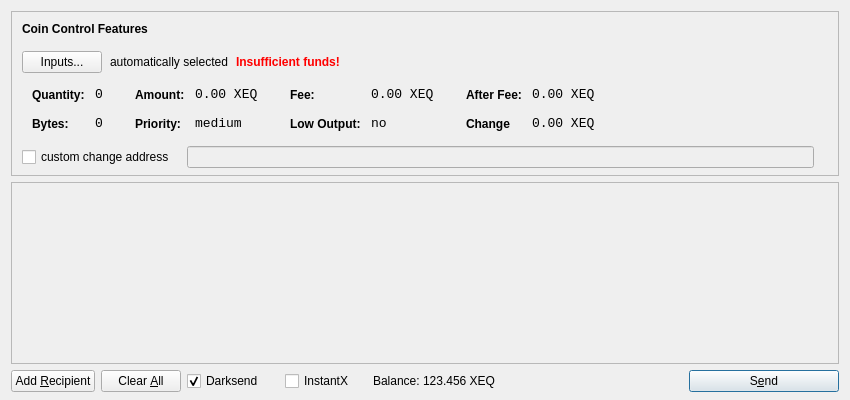
<?xml version="1.0" encoding="UTF-8"?>
<ui version="4.0">
 <class>SendCoinsDialog</class>
 <widget class="QDialog" name="SendCoinsDialog">
  <property name="geometry">
   <rect>
    <x>0</x>
    <y>0</y>
    <width>850</width>
    <height>400</height>
   </rect>
  </property>
  <property name="windowTitle">
   <string>Send Coins</string>
  </property>
  <layout class="QVBoxLayout" name="verticalLayout" stretch="0,1,0">
   <property name="bottomMargin">
    <number>8</number>
   </property>
   <item>
    <widget class="QFrame" name="frameCoinControl">
     <property name="sizePolicy">
      <sizepolicy hsizetype="Expanding" vsizetype="Expanding">
       <horstretch>0</horstretch>
       <verstretch>0</verstretch>
      </sizepolicy>
     </property>
     <property name="maximumSize">
      <size>
       <width>16777215</width>
       <height>16777215</height>
      </size>
     </property>
     <property name="frameShape">
      <enum>QFrame::StyledPanel</enum>
     </property>
     <property name="frameShadow">
      <enum>QFrame::Sunken</enum>
     </property>
     <layout class="QVBoxLayout" name="verticalLayoutCoinControl2">
      <property name="spacing">
       <number>-1</number>
      </property>
      <property name="leftMargin">
       <number>0</number>
      </property>
      <property name="topMargin">
       <number>0</number>
      </property>
      <property name="rightMargin">
       <number>0</number>
      </property>
      <property name="bottomMargin">
       <number>6</number>
      </property>
      <item>
       <layout class="QVBoxLayout" name="verticalLayoutCoinControl" stretch="0,0,0,0,1">
        <property name="spacing">
         <number>0</number>
        </property>
        <property name="leftMargin">
         <number>10</number>
        </property>
        <property name="topMargin">
         <number>10</number>
        </property>
        <item>
         <layout class="QHBoxLayout" name="horizontalLayoutCoinControl1">
          <property name="bottomMargin">
           <number>15</number>
          </property>
          <item>
           <widget class="QLabel" name="labelCoinControlFeatures">
            <property name="sizePolicy">
             <sizepolicy hsizetype="Preferred" vsizetype="Maximum">
              <horstretch>0</horstretch>
              <verstretch>0</verstretch>
             </sizepolicy>
            </property>
            <property name="font">
             <font>
              <weight>75</weight>
              <bold>true</bold>
             </font>
            </property>
            <property name="styleSheet">
             <string notr="true">font-weight:bold;</string>
            </property>
            <property name="text">
             <string>Coin Control Features</string>
            </property>
           </widget>
          </item>
         </layout>
        </item>
        <item>
         <layout class="QHBoxLayout" name="horizontalLayoutCoinControl2" stretch="0,0,0,0">
          <property name="spacing">
           <number>8</number>
          </property>
          <property name="bottomMargin">
           <number>10</number>
          </property>
          <item>
           <widget class="QPushButton" name="pushButtonCoinControl">
            <property name="styleSheet">
             <string notr="true"/>
            </property>
            <property name="text">
             <string>Inputs...</string>
            </property>
           </widget>
          </item>
          <item>
           <widget class="QLabel" name="labelCoinControlAutomaticallySelected">
            <property name="text">
             <string>automatically selected</string>
            </property>
            <property name="margin">
             <number>5</number>
            </property>
           </widget>
          </item>
          <item>
           <widget class="QLabel" name="labelCoinControlInsuffFunds">
            <property name="font">
             <font>
              <weight>75</weight>
              <bold>true</bold>
             </font>
            </property>
            <property name="styleSheet">
             <string notr="true">color:red;font-weight:bold;</string>
            </property>
            <property name="text">
             <string>Insufficient funds!</string>
            </property>
            <property name="margin">
             <number>5</number>
            </property>
           </widget>
          </item>
          <item>
           <spacer name="horizontalSpacerCoinControl">
            <property name="orientation">
             <enum>Qt::Horizontal</enum>
            </property>
            <property name="sizeHint" stdset="0">
             <size>
              <width>40</width>
              <height>1</height>
             </size>
            </property>
           </spacer>
          </item>
         </layout>
        </item>
        <item>
         <widget class="QWidget" name="widgetCoinControl" native="true">
          <property name="sizePolicy">
           <sizepolicy hsizetype="Preferred" vsizetype="Preferred">
            <horstretch>0</horstretch>
            <verstretch>0</verstretch>
           </sizepolicy>
          </property>
          <property name="minimumSize">
           <size>
            <width>0</width>
            <height>0</height>
           </size>
          </property>
          <property name="styleSheet">
           <string notr="true"/>
          </property>
          <layout class="QHBoxLayout" name="horizontalLayoutCoinControl5">
           <property name="margin">
            <number>0</number>
           </property>
           <item>
            <layout class="QHBoxLayout" name="horizontalLayoutCoinControl3" stretch="0,0,0,1">
             <property name="spacing">
              <number>20</number>
             </property>
             <property name="topMargin">
              <number>0</number>
             </property>
             <property name="bottomMargin">
              <number>10</number>
             </property>
             <item>
              <layout class="QFormLayout" name="formLayoutCoinControl1">
               <property name="horizontalSpacing">
                <number>10</number>
               </property>
               <property name="verticalSpacing">
                <number>14</number>
               </property>
               <property name="leftMargin">
                <number>10</number>
               </property>
               <property name="topMargin">
                <number>4</number>
               </property>
               <property name="rightMargin">
                <number>6</number>
               </property>
               <item row="0" column="0">
                <widget class="QLabel" name="labelCoinControlQuantityText">
                 <property name="styleSheet">
                  <string notr="true">font-weight:bold;</string>
                 </property>
                 <property name="text">
                  <string>Quantity:</string>
                 </property>
                 <property name="margin">
                  <number>0</number>
                 </property>
                </widget>
               </item>
               <item row="0" column="1">
                <widget class="QLabel" name="labelCoinControlQuantity">
                 <property name="font">
                  <font>
                   <family>Monospace</family>
                   <pointsize>10</pointsize>
                  </font>
                 </property>
                 <property name="cursor">
                  <cursorShape>IBeamCursor</cursorShape>
                 </property>
                 <property name="contextMenuPolicy">
                  <enum>Qt::ActionsContextMenu</enum>
                 </property>
                 <property name="text">
                  <string>0</string>
                 </property>
                 <property name="margin">
                  <number>0</number>
                 </property>
                 <property name="textInteractionFlags">
                  <set>Qt::LinksAccessibleByMouse|Qt::TextSelectableByKeyboard|Qt::TextSelectableByMouse</set>
                 </property>
                </widget>
               </item>
               <item row="1" column="0">
                <widget class="QLabel" name="labelCoinControlBytesText">
                 <property name="styleSheet">
                  <string notr="true">font-weight:bold;</string>
                 </property>
                 <property name="text">
                  <string>Bytes:</string>
                 </property>
                </widget>
               </item>
               <item row="1" column="1">
                <widget class="QLabel" name="labelCoinControlBytes">
                 <property name="font">
                  <font>
                   <family>Monospace</family>
                   <pointsize>10</pointsize>
                  </font>
                 </property>
                 <property name="cursor">
                  <cursorShape>IBeamCursor</cursorShape>
                 </property>
                 <property name="contextMenuPolicy">
                  <enum>Qt::ActionsContextMenu</enum>
                 </property>
                 <property name="text">
                  <string>0</string>
                 </property>
                 <property name="textInteractionFlags">
                  <set>Qt::LinksAccessibleByMouse|Qt::TextSelectableByKeyboard|Qt::TextSelectableByMouse</set>
                 </property>
                </widget>
               </item>
              </layout>
             </item>
             <item>
              <layout class="QFormLayout" name="formLayoutCoinControl2">
               <property name="horizontalSpacing">
                <number>10</number>
               </property>
               <property name="verticalSpacing">
                <number>14</number>
               </property>
               <property name="leftMargin">
                <number>6</number>
               </property>
               <property name="topMargin">
                <number>4</number>
               </property>
               <property name="rightMargin">
                <number>6</number>
               </property>
               <item row="0" column="0">
                <widget class="QLabel" name="labelCoinControlAmountText">
                 <property name="styleSheet">
                  <string notr="true">font-weight:bold;</string>
                 </property>
                 <property name="text">
                  <string>Amount:</string>
                 </property>
                 <property name="margin">
                  <number>0</number>
                 </property>
                </widget>
               </item>
               <item row="0" column="1">
                <widget class="QLabel" name="labelCoinControlAmount">
                 <property name="font">
                  <font>
                   <family>Monospace</family>
                   <pointsize>10</pointsize>
                  </font>
                 </property>
                 <property name="cursor">
                  <cursorShape>IBeamCursor</cursorShape>
                 </property>
                 <property name="contextMenuPolicy">
                  <enum>Qt::ActionsContextMenu</enum>
                 </property>
                 <property name="text">
                  <string>0.00 XEQ</string>
                 </property>
                 <property name="textInteractionFlags">
                  <set>Qt::LinksAccessibleByMouse|Qt::TextSelectableByKeyboard|Qt::TextSelectableByMouse</set>
                 </property>
                </widget>
               </item>
               <item row="1" column="0">
                <widget class="QLabel" name="labelCoinControlPriorityText">
                 <property name="styleSheet">
                  <string notr="true">font-weight:bold;</string>
                 </property>
                 <property name="text">
                  <string>Priority:</string>
                 </property>
                </widget>
               </item>
               <item row="1" column="1">
                <widget class="QLabel" name="labelCoinControlPriority">
                 <property name="font">
                  <font>
                   <family>Monospace</family>
                   <pointsize>10</pointsize>
                  </font>
                 </property>
                 <property name="cursor">
                  <cursorShape>IBeamCursor</cursorShape>
                 </property>
                 <property name="contextMenuPolicy">
                  <enum>Qt::ActionsContextMenu</enum>
                 </property>
                 <property name="text">
                  <string>medium</string>
                 </property>
                 <property name="textInteractionFlags">
                  <set>Qt::LinksAccessibleByMouse|Qt::TextSelectableByKeyboard|Qt::TextSelectableByMouse</set>
                 </property>
                </widget>
               </item>
              </layout>
             </item>
             <item>
              <layout class="QFormLayout" name="formLayoutCoinControl3">
               <property name="horizontalSpacing">
                <number>10</number>
               </property>
               <property name="verticalSpacing">
                <number>14</number>
               </property>
               <property name="leftMargin">
                <number>6</number>
               </property>
               <property name="topMargin">
                <number>4</number>
               </property>
               <property name="rightMargin">
                <number>6</number>
               </property>
               <item row="0" column="0">
                <widget class="QLabel" name="labelCoinControlFeeText">
                 <property name="styleSheet">
                  <string notr="true">font-weight:bold;</string>
                 </property>
                 <property name="text">
                  <string>Fee:</string>
                 </property>
                 <property name="margin">
                  <number>0</number>
                 </property>
                </widget>
               </item>
               <item row="0" column="1">
                <widget class="QLabel" name="labelCoinControlFee">
                 <property name="font">
                  <font>
                   <family>Monospace</family>
                   <pointsize>10</pointsize>
                  </font>
                 </property>
                 <property name="cursor">
                  <cursorShape>IBeamCursor</cursorShape>
                 </property>
                 <property name="contextMenuPolicy">
                  <enum>Qt::ActionsContextMenu</enum>
                 </property>
                 <property name="text">
                  <string>0.00 XEQ</string>
                 </property>
                 <property name="textInteractionFlags">
                  <set>Qt::LinksAccessibleByMouse|Qt::TextSelectableByKeyboard|Qt::TextSelectableByMouse</set>
                 </property>
                </widget>
               </item>
               <item row="1" column="0">
                <widget class="QLabel" name="labelCoinControlLowOutputText">
                 <property name="styleSheet">
                  <string notr="true">font-weight:bold;</string>
                 </property>
                 <property name="text">
                  <string>Low Output:</string>
                 </property>
                </widget>
               </item>
               <item row="1" column="1">
                <widget class="QLabel" name="labelCoinControlLowOutput">
                 <property name="font">
                  <font>
                   <family>Monospace</family>
                   <pointsize>10</pointsize>
                  </font>
                 </property>
                 <property name="cursor">
                  <cursorShape>IBeamCursor</cursorShape>
                 </property>
                 <property name="contextMenuPolicy">
                  <enum>Qt::ActionsContextMenu</enum>
                 </property>
                 <property name="text">
                  <string>no</string>
                 </property>
                 <property name="textInteractionFlags">
                  <set>Qt::LinksAccessibleByMouse|Qt::TextSelectableByKeyboard|Qt::TextSelectableByMouse</set>
                 </property>
                </widget>
               </item>
              </layout>
             </item>
             <item>
              <layout class="QFormLayout" name="formLayoutCoinControl4">
               <property name="horizontalSpacing">
                <number>10</number>
               </property>
               <property name="verticalSpacing">
                <number>14</number>
               </property>
               <property name="leftMargin">
                <number>6</number>
               </property>
               <property name="topMargin">
                <number>4</number>
               </property>
               <property name="rightMargin">
                <number>6</number>
               </property>
               <item row="0" column="0">
                <widget class="QLabel" name="labelCoinControlAfterFeeText">
                 <property name="styleSheet">
                  <string notr="true">font-weight:bold;</string>
                 </property>
                 <property name="text">
                  <string>After Fee:</string>
                 </property>
                 <property name="margin">
                  <number>0</number>
                 </property>
                </widget>
               </item>
               <item row="0" column="1">
                <widget class="QLabel" name="labelCoinControlAfterFee">
                 <property name="font">
                  <font>
                   <family>Monospace</family>
                   <pointsize>10</pointsize>
                  </font>
                 </property>
                 <property name="cursor">
                  <cursorShape>IBeamCursor</cursorShape>
                 </property>
                 <property name="contextMenuPolicy">
                  <enum>Qt::ActionsContextMenu</enum>
                 </property>
                 <property name="text">
                  <string>0.00 XEQ</string>
                 </property>
                 <property name="textInteractionFlags">
                  <set>Qt::LinksAccessibleByMouse|Qt::TextSelectableByKeyboard|Qt::TextSelectableByMouse</set>
                 </property>
                </widget>
               </item>
               <item row="1" column="0">
                <widget class="QLabel" name="labelCoinControlChangeText">
                 <property name="styleSheet">
                  <string notr="true">font-weight:bold;</string>
                 </property>
                 <property name="text">
                  <string>Change</string>
                 </property>
                </widget>
               </item>
               <item row="1" column="1">
                <widget class="QLabel" name="labelCoinControlChange">
                 <property name="font">
                  <font>
                   <family>Monospace</family>
                   <pointsize>10</pointsize>
                  </font>
                 </property>
                 <property name="cursor">
                  <cursorShape>IBeamCursor</cursorShape>
                 </property>
                 <property name="contextMenuPolicy">
                  <enum>Qt::ActionsContextMenu</enum>
                 </property>
                 <property name="text">
                  <string>0.00 XEQ</string>
                 </property>
                 <property name="textInteractionFlags">
                  <set>Qt::LinksAccessibleByMouse|Qt::TextSelectableByKeyboard|Qt::TextSelectableByMouse</set>
                 </property>
                </widget>
               </item>
              </layout>
             </item>
            </layout>
           </item>
          </layout>
         </widget>
        </item>
        <item>
         <layout class="QHBoxLayout" name="horizontalLayoutCoinControl4" stretch="0,0,0">
          <property name="spacing">
           <number>12</number>
          </property>
          <property name="sizeConstraint">
           <enum>QLayout::SetDefaultConstraint</enum>
          </property>
          <property name="topMargin">
           <number>5</number>
          </property>
          <property name="rightMargin">
           <number>5</number>
          </property>
          <item>
           <widget class="QCheckBox" name="checkBoxCoinControlChange">
            <property name="text">
             <string>custom change address</string>
            </property>
           </widget>
          </item>
          <item>
           <widget class="QLineEdit" name="lineEditCoinControlChange">
            <property name="enabled">
             <bool>false</bool>
            </property>
            <property name="sizePolicy">
             <sizepolicy hsizetype="Expanding" vsizetype="Fixed">
              <horstretch>0</horstretch>
              <verstretch>0</verstretch>
             </sizepolicy>
            </property>
           </widget>
          </item>
          <item>
           <widget class="QLabel" name="labelCoinControlChangeLabel">
            <property name="sizePolicy">
             <sizepolicy hsizetype="Preferred" vsizetype="Expanding">
              <horstretch>0</horstretch>
              <verstretch>0</verstretch>
             </sizepolicy>
            </property>
            <property name="minimumSize">
             <size>
              <width>0</width>
              <height>0</height>
             </size>
            </property>
            <property name="text">
             <string/>
            </property>
            <property name="margin">
             <number>3</number>
            </property>
           </widget>
          </item>
         </layout>
        </item>
        <item>
         <spacer name="verticalSpacerCoinControl">
          <property name="orientation">
           <enum>Qt::Vertical</enum>
          </property>
          <property name="sizeHint" stdset="0">
           <size>
            <width>800</width>
            <height>1</height>
           </size>
          </property>
         </spacer>
        </item>
       </layout>
      </item>
     </layout>
    </widget>
   </item>
   <item>
    <widget class="QScrollArea" name="scrollArea">
     <property name="widgetResizable">
      <bool>true</bool>
     </property>
     <widget class="QWidget" name="scrollAreaWidgetContents">
      <property name="geometry">
       <rect>
        <x>0</x>
        <y>0</y>
        <width>830</width>
        <height>165</height>
       </rect>
      </property>
      <layout class="QVBoxLayout" name="verticalLayout_2">
       <property name="margin">
        <number>0</number>
       </property>
       <item>
        <layout class="QVBoxLayout" name="entries">
         <property name="spacing">
          <number>6</number>
         </property>
        </layout>
       </item>
       <item>
        <spacer name="verticalSpacer">
         <property name="orientation">
          <enum>Qt::Vertical</enum>
         </property>
         <property name="sizeHint" stdset="0">
          <size>
           <width>20</width>
           <height>40</height>
          </size>
         </property>
        </spacer>
       </item>
      </layout>
     </widget>
    </widget>
   </item>
   <item>
    <layout class="QHBoxLayout" name="horizontalLayout">
     <item>
      <widget class="QPushButton" name="addButton">
       <property name="toolTip">
        <string>Send to multiple recipients at once</string>
       </property>
       <property name="text">
        <string>Add &amp;Recipient</string>
       </property>
       <property name="autoDefault">
        <bool>false</bool>
       </property>
      </widget>
     </item>
     <item>
      <widget class="QPushButton" name="clearButton">
       <property name="sizePolicy">
        <sizepolicy hsizetype="Minimum" vsizetype="Fixed">
         <horstretch>0</horstretch>
         <verstretch>0</verstretch>
        </sizepolicy>
       </property>
       <property name="toolTip">
        <string>Remove all transaction fields</string>
       </property>
       <property name="text">
        <string>Clear &amp;All</string>
       </property>
       <property name="autoRepeatDelay">
        <number>300</number>
       </property>
       <property name="autoDefault">
        <bool>false</bool>
       </property>
      </widget>
     </item>
     <item>
      <layout class="QHBoxLayout" name="horizontalLayout_2">
       <property name="spacing">
        <number>3</number>
       </property>
        <item>
        <widget class="QCheckBox" name="checkUseDarksend">
         <property name="minimumSize">
          <size>
           <width>95</width>
           <height>0</height>
          </size>
         </property>
         <property name="text">
          <string>Darksend</string>
         </property>
         <property name="checked">
          <bool>true</bool>
         </property>
        </widget>
       </item>
       <item>
        <widget class="QCheckBox" name="checkInstantX">
         <property name="enabled">
          <bool>true</bool>
         </property>
         <property name="minimumSize">
          <size>
           <width>85</width>
           <height>0</height>
          </size>
         </property>
         <property name="text">
          <string>InstantX</string>
         </property>
        </widget>
       </item>
       <item>
        <widget class="QLabel" name="label">
         <property name="sizePolicy">
          <sizepolicy hsizetype="Preferred" vsizetype="Fixed">
           <horstretch>0</horstretch>
           <verstretch>0</verstretch>
          </sizepolicy>
         </property>
         <property name="text">
          <string>Balance:</string>
         </property>
        </widget>
       </item>
       <item>
        <widget class="QLabel" name="labelBalance">
         <property name="sizePolicy">
          <sizepolicy hsizetype="Preferred" vsizetype="Fixed">
           <horstretch>0</horstretch>
           <verstretch>0</verstretch>
          </sizepolicy>
         </property>
         <property name="cursor">
          <cursorShape>IBeamCursor</cursorShape>
         </property>
         <property name="text">
          <string>123.456 XEQ</string>
         </property>
         <property name="textInteractionFlags">
          <set>Qt::LinksAccessibleByMouse|Qt::TextSelectableByKeyboard|Qt::TextSelectableByMouse</set>
         </property>
        </widget>
       </item>
      </layout>
     </item>
     <item>
      <spacer name="horizontalSpacer">
       <property name="orientation">
        <enum>Qt::Horizontal</enum>
       </property>
       <property name="sizeHint" stdset="0">
        <size>
         <width>40</width>
         <height>20</height>
        </size>
       </property>
      </spacer>
     </item>
     <item>
      <widget class="QPushButton" name="sendButton">
       <property name="minimumSize">
        <size>
         <width>150</width>
         <height>0</height>
        </size>
       </property>
       <property name="toolTip">
        <string>Confirm the send action</string>
       </property>
       <property name="text">
        <string>S&amp;end</string>
       </property>
       <property name="icon">
        <iconset resource="../bitcoin.qrc">
         <normaloff>:/icons/send</normaloff>:/icons/send</iconset>
       </property>
       <property name="default">
        <bool>true</bool>
       </property>
      </widget>
     </item>
    </layout>
   </item>
  </layout>
 </widget>
 <resources>
  <include location="../bitcoin.qrc"/>
 </resources>
 <connections/>
</ui>
